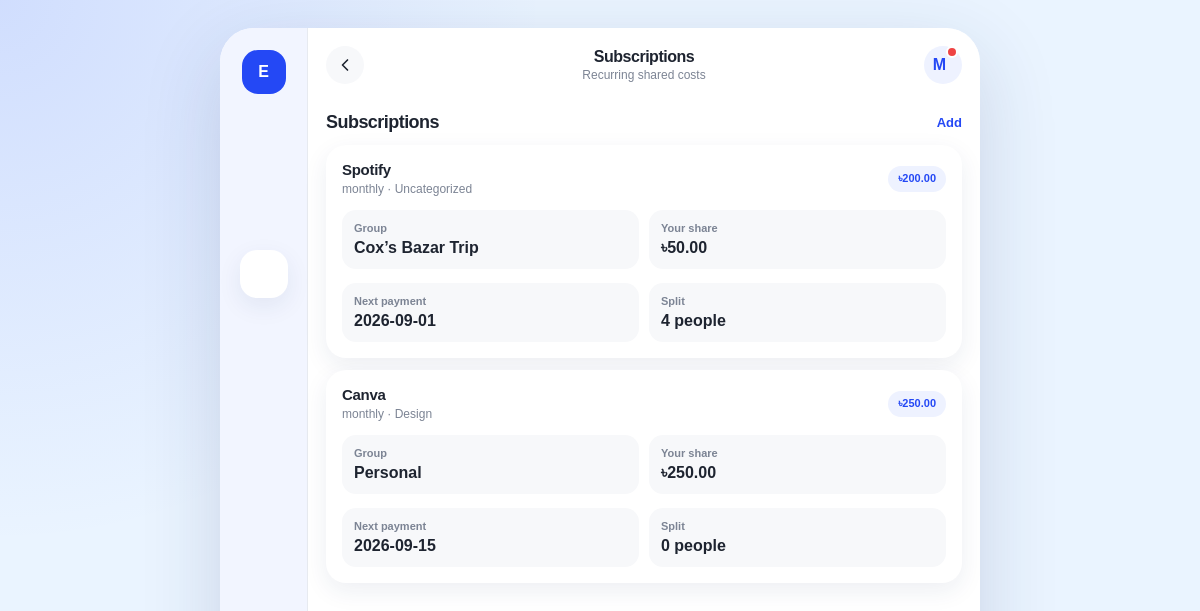
The app's page /subscriptions/index.php (signed in) with its own data.
### tables this page shows
CREATE TABLE `subscriptions` (
  `subscription_id` int(11) NOT NULL,
  `name` varchar(100) NOT NULL,
  `amount` double NOT NULL,
  `billing_cycle` varchar(20) DEFAULT NULL,
  `next_due_date` date DEFAULT NULL,
  `payment_method_id` int(11) DEFAULT NULL,
  `category_id` int(11) DEFAULT NULL,
  `group_id` int(11) DEFAULT NULL,
  `user_id` int(11) DEFAULT NULL
);

CREATE TABLE `groups` (
  `group_id` int(11) NOT NULL,
  `group_name` varchar(100) NOT NULL,
  `description` varchar(255) DEFAULT NULL,
  `created_at` timestamp NOT NULL DEFAULT current_timestamp(),
  `settlement_deadline` date DEFAULT NULL
);

CREATE TABLE `categories` (
  `category_id` int(11) NOT NULL,
  `category_name` varchar(100) NOT NULL,
  `description` varchar(255) DEFAULT NULL,
  `expense_id` int(11) DEFAULT NULL
);

### subscriptions/index.php (the view, shortened to what this page needs)
<?php
require_once "../config/database.php";
$user_id = (int) $_SESSION["user_id"];
function money($value) { return "৳" . number_format((float) $value, 2); }
$stmt = $conn->prepare("
    SELECT s.*, pm.method_type, c.category_name, g.group_name, u.name AS paid_by_name,
           sp.share_amount,
           (SELECT COUNT(*) FROM subscription_participants sp_count WHERE sp_count.subscription_id = s.subscription_id) AS participant_count
    FROM subscriptions s
    INNER JOIN `get` gu ON s.subscription_id = gu.subscription_id
    LEFT JOIN payment_method pm ON s.payment_method_id = pm.payment_method_id
    LEFT JOIN categories c ON s.category_id = c.category_id
    LEFT JOIN groups g ON s.group_id = g.group_id
    LEFT JOIN users u ON s.user_id = u.user_id
    LEFT JOIN subscription_participants sp ON s.subscription_id = sp.subscription_id AND sp.user_id = gu.user_id
    WHERE gu.user_id = ?
    ORDER BY s.next_due_date IS NULL, s.next_due_date
");
$stmt->bind_param("i", $user_id); $stmt->execute(); $subscriptions = $stmt->get_result();
include "../includes/header.php";
?>
<div class="section-header" style="margin-top:0;"><h2>Subscriptions</h2><a class="section-link" href="add.php">Add</a></div>
<div class="card-list">
    <?php if ($subscriptions->num_rows > 0): while ($sub = $subscriptions->fetch_assoc()): ?>
        <a class="group-card" href="details.php?subscription_id=<?= (int) $sub["subscription_id"] ?>">
            <div class="group-card-top"><div><h3><?= htmlspecialchars($sub["name"]) ?></h3><p class="group-meta"><?= htmlspecialchars($sub["billing_cycle"] === "one_time" ? "One Time" : ($sub["billing_cycle"] ?: "cycle not set")) ?> · <?= htmlspecialchars($sub["category_name"] ?: "Uncategorized") ?></p></div><span class="badge"><?= money($sub["amount"]) ?></span></div>
            <div class="group-stats"><div class="stat-pill"><span>Group</span><strong><?= htmlspecialchars($sub["group_name"] ?: "Personal") ?></strong></div><div class="stat-pill"><span>Your share</span><strong><?= money($sub["share_amount"] ?? $sub["amount"]) ?></strong></div></div>
            <div class="group-stats"><div class="stat-pill"><span>Next payment</span><strong><?= htmlspecialchars($sub["next_due_date"] ?: "Not set") ?></strong></div><div class="stat-pill"><span>Split</span><strong><?= (int) ($sub["participant_count"] ?? 1) ?> people</strong></div></div>
        </a>
    <?php endwhile; else: ?>
        <div class="empty-state"><h3>No subscriptions</h3><p>Recurring subscription records linked to you will appear here.</p></div>
    <?php endif; ?>
</div>
<?php include "../includes/footer.php"; ?>

### css/style.css (style rules this page uses)
:root { --primary: #2448f5; --primary-dark: #1939d6; --primary-light: #eef2ff; --background: #ffffff; --surface: #f7f8fa; --surface-blue: #f2f5ff; --text-primary: #1e2430; --text-secondary: #7c8494; --text-muted: #a7aebb; --border: #e7eaf0; --success: #22c55e; --warning: #f59e0b; --danger: #ef4444; --shadow: 0 8px 25px rgba(30, 50, 100, 0.08); --shadow-strong: 0 18px 45px rgba(36, 72, 245, 0.18); --radius-sm: 8px; --radius-md: 14px; --radius-lg: 20px; --radius-xl: 28px; --app-width: 460px; }
* { box-sizing: border-box; margin: 0; padding: 0; }
html { scroll-behavior: smooth; }
body { min-height: 100vh; background: radial-gradient(circle at top left, rgba(36, 72, 245, 0.13), transparent 34rem), #eaf4ff; color: var(--text-primary); font-family: "Trebuchet MS", Arial, Helvetica, sans-serif; }
a { color: inherit; text-decoration: none; }
.section-header { display: flex; align-items: center; justify-content: space-between; gap: 12px; margin: 26px 0 12px; }
.section-header h2 { font-size: 18px; letter-spacing: -0.03em; }
.section-link { color: var(--primary); font-size: 13px; font-weight: 800; }
.card, .summary-card, .mini-card, .form-card, .transaction-row, .group-card, .user-row, .notification-card, .payment-card { border-radius: var(--radius-lg); background: white; box-shadow: var(--shadow); }
.card-list { display: grid; gap: 12px; }
.group-card, .payment-card, .notification-card { display: block; padding: 16px; }
.group-card-top, .row-top { display: flex; align-items: center; justify-content: space-between; gap: 12px; }
.group-card h3, .transaction-row h3, .user-row h3, .payment-card h3, .notification-card h3 { font-size: 15px; letter-spacing: -0.02em; }
.group-meta, .row-meta, .transaction-meta { margin-top: 4px; color: var(--text-secondary); font-size: 12px; }
.group-stats { display: grid; grid-template-columns: 1fr 1fr; gap: 10px; margin-top: 14px; }
.stat-pill { padding: 12px; border-radius: var(--radius-md); background: var(--surface); }
.stat-pill span { display: block; color: var(--text-secondary); font-size: 11px; font-weight: 800; }
.stat-pill strong { display: block; margin-top: 5px; font-variant-numeric: tabular-nums; }
.badge { display: inline-flex; align-items: center; min-height: 26px; padding: 5px 10px; border-radius: 999px; background: var(--primary-light); color: var(--primary); font-size: 11px; font-weight: 900; }
@media (min-width: 900px) { body { padding: 28px 0; } }

### records on screen
subscriptions: name "Spotify", billing_cycle "monthly", category_name "Uncategorized", amount "৳200.00", group.group_name "Cox’s Bazar Trip", amount "৳50.00", next_due_date "2026-09-01", participant_count "4"
subscriptions: name "Canva", billing_cycle "monthly", category.category_name "Design", amount "৳250.00", group_name "Personal", next_due_date "2026-09-15", participant_count "0"

### other values on screen
$pageTitle "Subscriptions"
$pageSubtitle "Recurring shared costs"
$userInitial "M"
